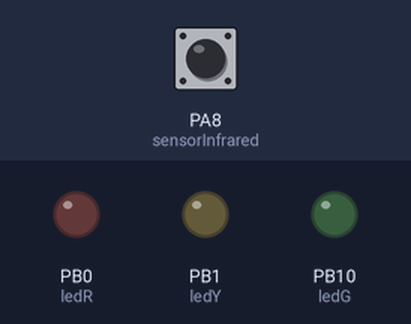
Recording of a sketch running on a simulated STM32 Blue Pill. Parts: output pins drawn as LEDs (lit = HIGH). Dashed ring = blinking. Inputs (shaded band) come from the test bench; at power-on: PA8 (sensorInfrared) HIGH. What the sketch prints to the serial monitor is not drawn.

Above: at 1.2 s.
1.3 s: PA8 (sensorInfrared) driven LOW
At 2.05 s:
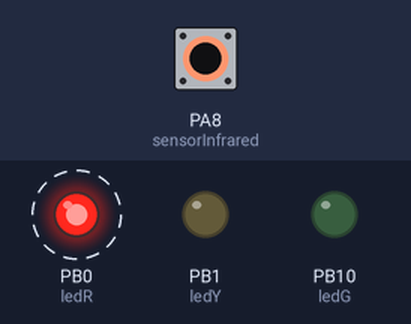
4.3 s: PA8 (sensorInfrared) driven HIGH
At 5.4 s:
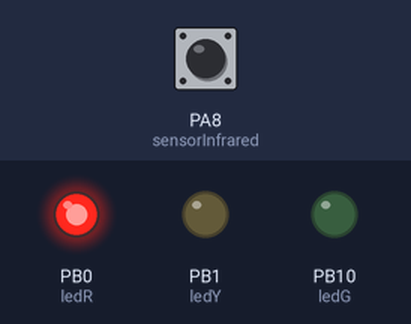
5.8 s: PA8 (sensorInfrared) pulsed LOW 2 times (0.12 s each, 0.3 s apart)
At 6.25 s:
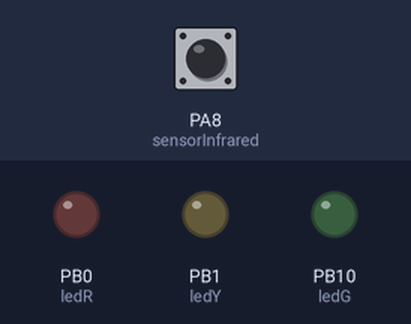
Timing chart, 0 to 8.8 s (numbered marks = the images above; inputs shaded):
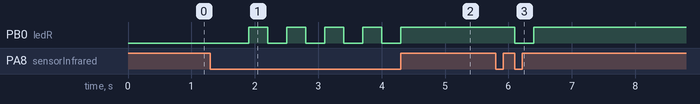

Measured:
- after the input at 1.3 s, PB0 (ledR): alternates HIGH for 0.30 s and LOW for 0.30 s, starting after 0.60 s
- after the input at 4.3 s, PB0 (ledR): goes on until 4.3 s, then stays HIGH
- after the input at 5.8 s, PB0 (ledR): HIGH → LOW after 0.30 s, → HIGH 0.30 s later

The sketch:

5_SENSOR_INFRARED.ino
```cpp
//INISIALISASI VARIABLE
int ledR           = PB0;
int ledY           = PB1;
int ledG           = PB10;
int sensorInfrared = PA8;
//int buzzer       = PB15;
int kunci          = false;

void setup() {
  Serial.begin(9600);
  pinMode(ledR,OUTPUT);
  pinMode(ledY,OUTPUT);
  pinMode(ledG,OUTPUT);
//  pinMode(buzzer,OUTPUT);
  pinMode(sensorInfrared,INPUT);

}

void loop() {
  // BACA DATA / SENSOR
  int bacaInfrared = digitalRead(sensorInfrared);

  //PRINT TO SERIAL
  Serial.print("NILAI SENSOR INFRARED : ");
  Serial.print(bacaInfrared);
  Serial.print("kunci: ");
  Serial.print(kunci);
  Serial.println(); //UNTUK ENTER

  //LOGIKA
  //true  = 1
  //false = 0
  if(bacaInfrared==false and kunci==false){
    delay(300);
    kunci=true;
    digitalWrite(ledR,LOW);
  }else if (bacaInfrared==false && kunci==true){
    delay(300);
    digitalWrite(ledR,HIGH);
    kunci=false;
  }

}
```
